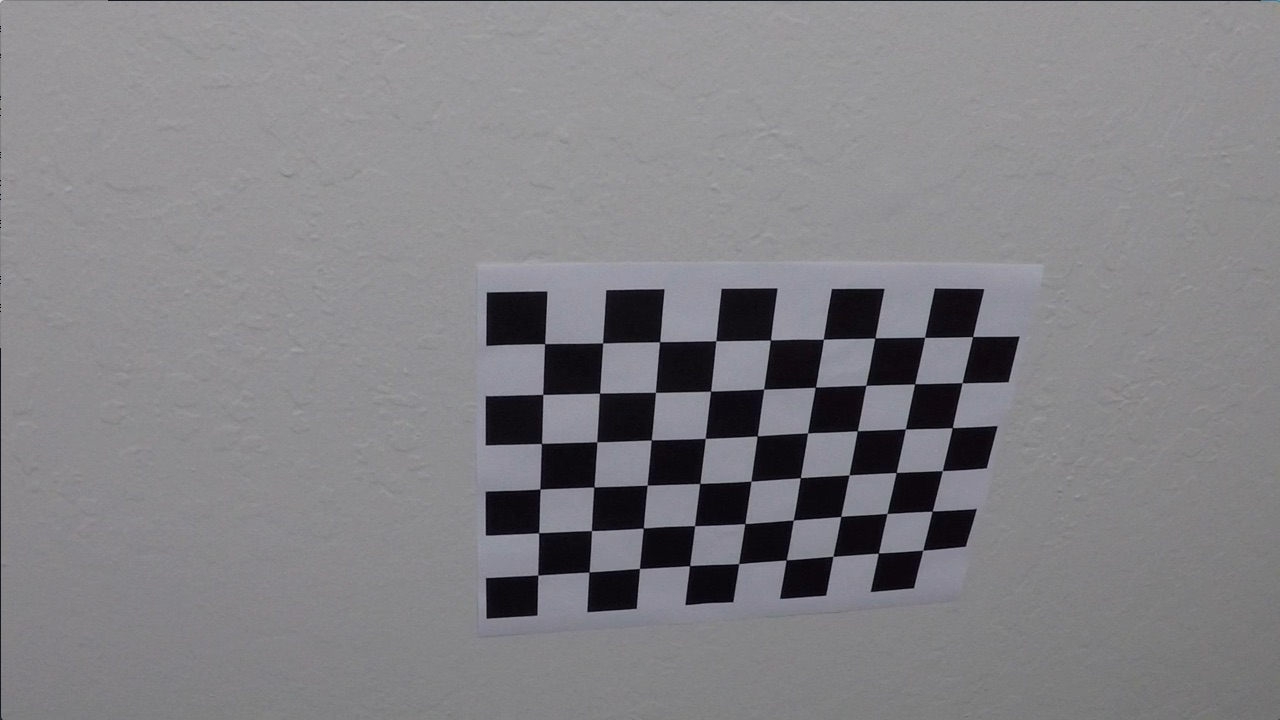
#> input picture camera_cal/calibration10.jpg, 1280 x 720 px, given in place of calibration2.jpg, which was not available
$ jupyter execute --allow-errors 'Camera Calibration.ipynb'   (shell and % lines are left out)
#> lines starting #> are read from the running program, lines starting #| are printed output that depends on the picture; pictures that were not available may be replaced by others from this repository, and a replacement may not be noted
#> further down, img is the input picture: shape (720, 1280, 3); mean R, G, B 130.2, 129.4, 133.1
[cell 1]
import pickle
import cv2
import numpy as np
import matplotlib.pyplot as plt
import matplotlib.image as mpimg

[cell 2]
imgs = list()
#> (the rest of this cell did not finish here and is left out)

[cell 3]
test_img = mpimg.imread('./camera_cal/calibration1.jpg')
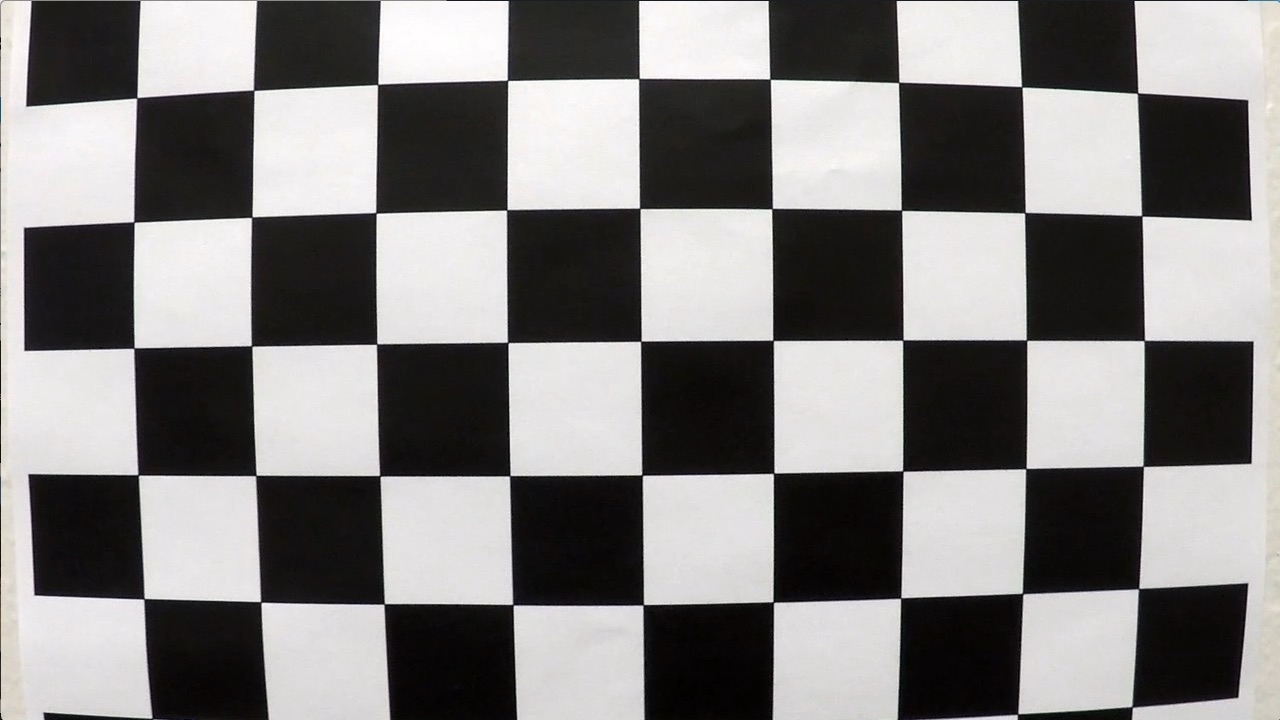
#> input picture camera_cal/calibration1.jpg, 1280 x 720 px
#> test_img is the input picture: shape (720, 1280, 3); mean R, G, B 130.1, 128.4, 127.8

[cell 4]
objpoints = list()   # 3D points in real world space
imgpoints = list()   # 2D points

objp=np.zeros((6*9,3),np.float32)
objp[:,:2]=np.mgrid[0:9,0:6].T.reshape(-1,2)

for img in imgs:
    gray = cv2.cvtColor(img,cv2.COLOR_RGB2GRAY)
    ret, corners  = cv2.findChessboardCorners(gray, (9,6))
    if ret:
        objpoints.append(objp)
        imgpoints.append(corners)
#> this loop made 3 passes
#> pass 2, `gray = cv2.cvtColor(img,cv2.COLOR_RGB2GRAY)`:
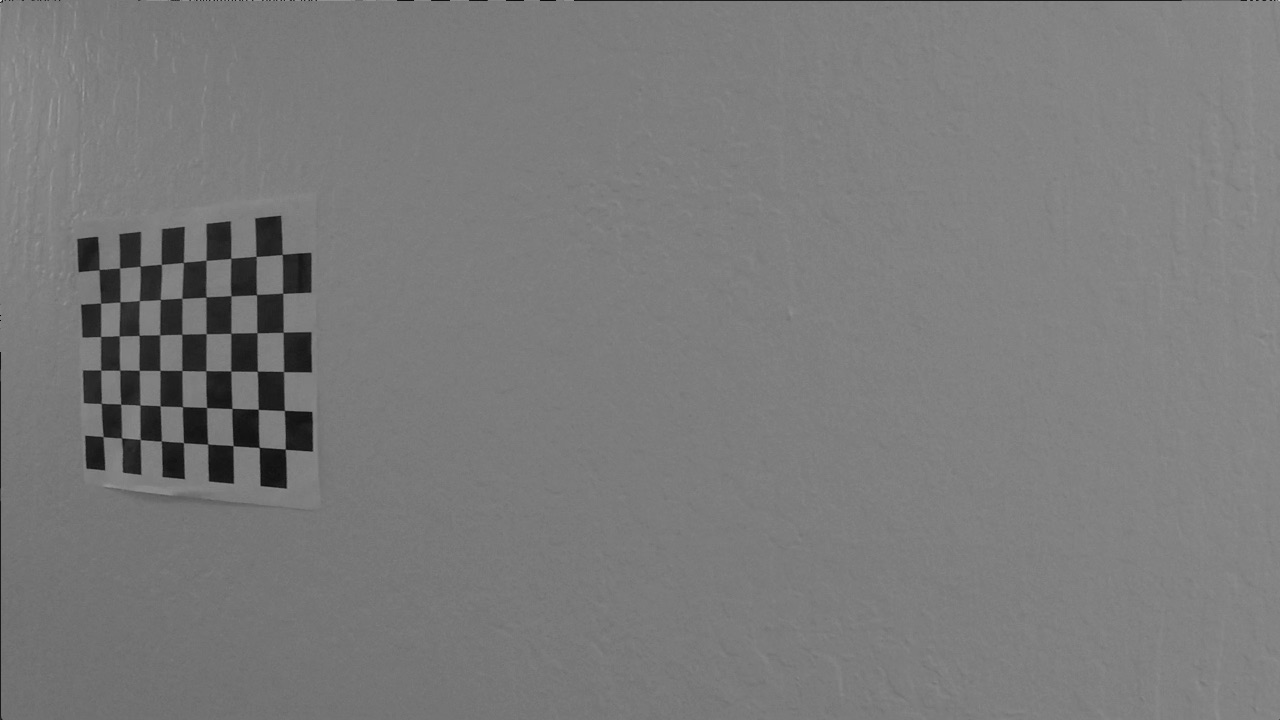
#> gray: shape (720, 1280); min 1, max 208, mean 122.2
#> after the loop, imgpoints = 3 items; objpoints = 3 items

[cell 5]
imgshape = gray.shape[::-1]
#> imgshape = (1280, 720)

[cell 6]
ret, mtx, dist, rvecs, tvecs = cv2.calibrateCamera(objpoints, imgpoints, imgshape, None, None)
#> ret = 0.625; mtx = [[1064.7, 0, 698.4], [0, 1069.2, 273.5], [0, 0, 1]]; dist = [[-0.325, 0.632, 0.0148, 0.0088, -0.874]]; rvecs = ([0.427, -0.239, 0.0509], [-0.0238, 0.386, -0.0297], [-0.0238, 0.386, -0.0297]); tvecs = ([-2.61, 1.17, 17.92], [-18.23, -0.295, 29.28], [-18.23, -0.295, 29.28])

[cell 7]
undist = cv2.undistort(test_img, mtx, dist, None, mtx)
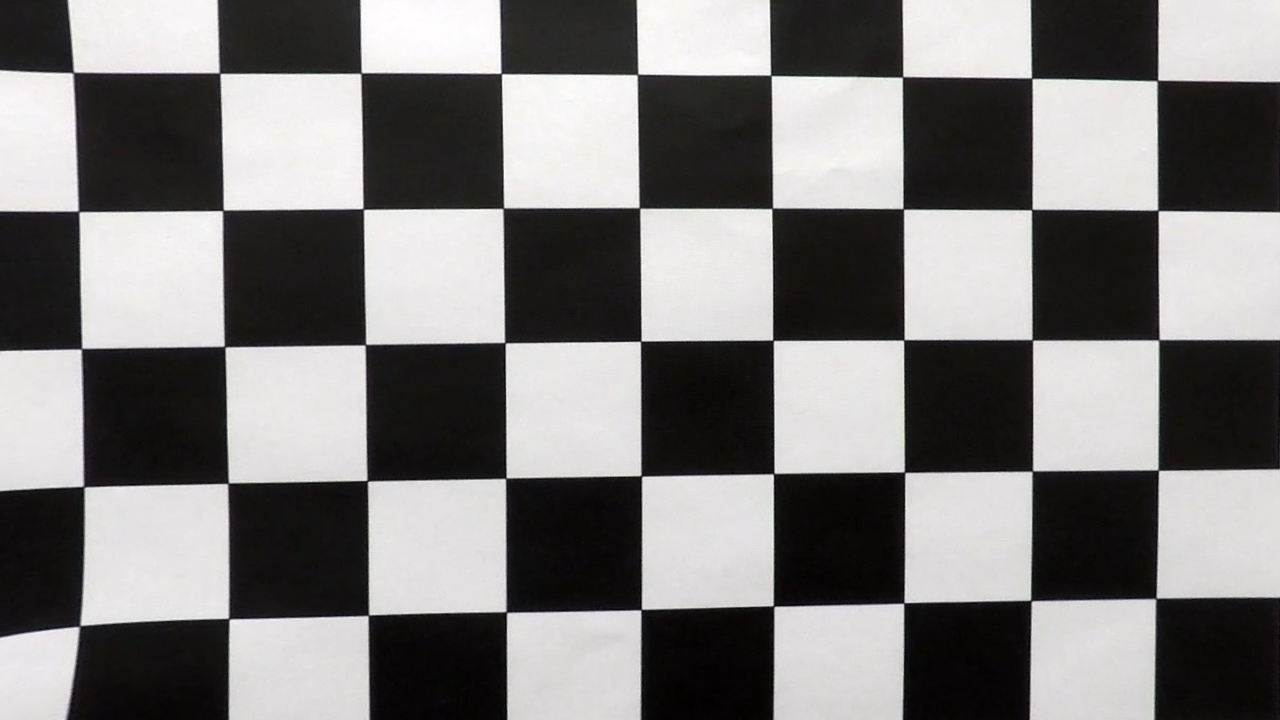
#> undist: shape (720, 1280, 3); mean R, G, B 125.1, 123.5, 123

[cell 8]
f = plt.figure(figsize=(24,9))

plt.subplot(1,2,1)
f.tight_layout()
plt.title('Original Image',fontsize=30)
plt.imshow(test_img)
plt.subplot(1,2,2)
plt.title('Undistorted Image',fontsize=30)
plt.imshow(undist)
plt.savefig('output_images/chessboard_distortion.png')
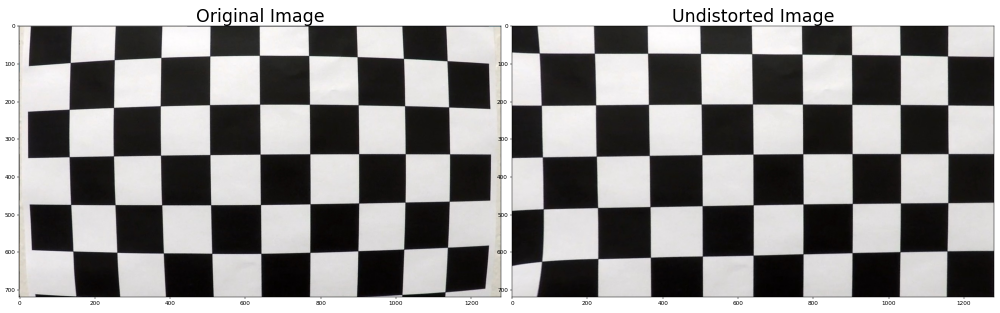
#> figure drawn by matplotlib, 2 panels
